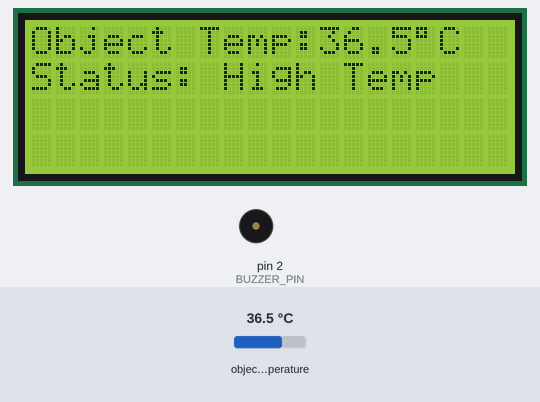
Recording of a sketch running on a simulated Arduino Uno, built with avr-gcc and run on an emulated ATmega328P. On the bench: 20×4 character LCD, buzzer (waves = sounding, pin HIGH). The test bench sets the inputs (shaded band); at power-on: object temperature 36.5 °C. What the sketch prints to the serial monitor is not drawn.

Above: at 3.2 s.
3.3 s: object temperature set to 30.3 °C
At 5.2 s:
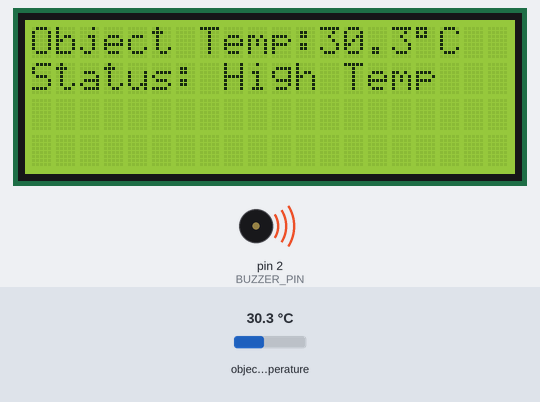
7.2 s: object temperature set to 29.6 °C
At 8.9 s:
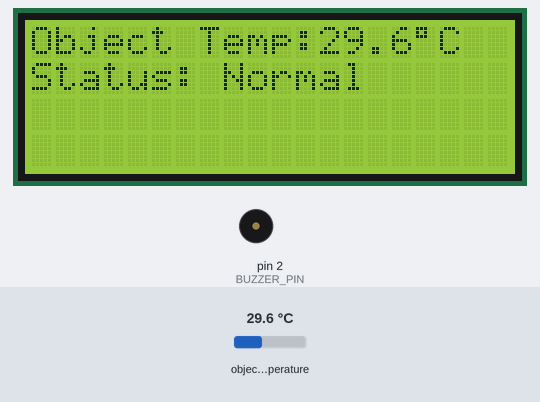
11.1 s: object temperature set to 32 °C
At 14.1 s:
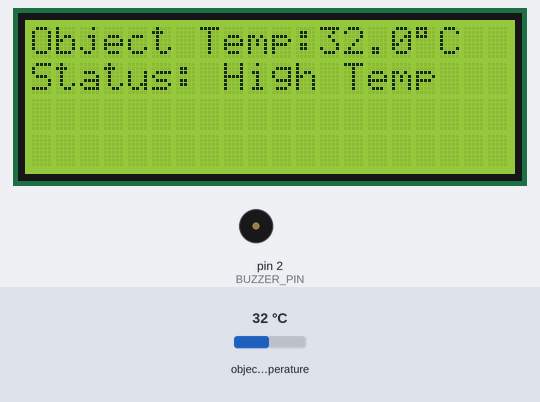
Timing chart, 0 to 20.7 s (numbered marks = the images above; inputs shaded):
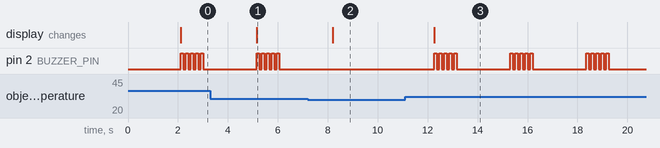

The sketch:

ARDUINO_INFRARED_TEMPERATURE_SENSOR.ino
```cpp
#include <Wire.h>
#include <Adafruit_MLX90614.h>
#include <LiquidCrystal_I2C.h>

Adafruit_MLX90614 mlx = Adafruit_MLX90614();
LiquidCrystal_I2C lcd(0x27, 20, 4);  // 20x4 LCD

#define BUZZER_PIN 2  // Buzzer on pin 2

void setup() {
  Serial.begin(9600);
  Wire.begin();

  if (!mlx.begin()) {
    Serial.println("MLX90614 not detected!");
    while (1);
  }

  lcd.init();           // ✅ UNO R4 compatible
  lcd.backlight();
  lcd.clear();

  pinMode(BUZZER_PIN, OUTPUT);
  digitalWrite(BUZZER_PIN, LOW); // Make sure it's off initially

  lcd.setCursor(0, 0);
  lcd.print("MLX90614 Ready");
  delay(2000);
}

void loop() {
  float objectTemp = mlx.readObjectTempC();

  Serial.print("Object Temp: ");
  Serial.print(objectTemp);
  Serial.println(" °C");

  lcd.clear();
  lcd.setCursor(0, 0);
  lcd.print("Object Temp:");
  lcd.print(objectTemp, 1);
  lcd.print((char)223); // degree symbol
  lcd.print("C");

  lcd.setCursor(0, 1
  );
  if (objectTemp > 30.0) {
    lcd.print("Status: High Temp");

    // Fast buzzer beep
    for (int i = 0; i < 5; i++) {
      digitalWrite(BUZZER_PIN, HIGH);
      delay(100);  // 100ms on
      digitalWrite(BUZZER_PIN, LOW);
      delay(100);  // 100ms off
    }

  } else {
    lcd.print("Status: Normal");
    digitalWrite(BUZZER_PIN, LOW);  // Make sure buzzer is off
  }

  delay(2000);
}
```

Measured:
- the behaviour switches between 30 and 29.9 °C on object temperature (found by bisection; images 1 and 2)
- after the input at 3.3 s, the display: changes after 1.9 s (image 1)
- after the input at 7.2 s, pin 2 (BUZZER_PIN): stops changing and stays LOW; the display: changes after 0.99 s (image 2)
- after the input at 11.1 s, pin 2 (BUZZER_PIN): LOW → HIGH after 1.2 s, then repeats every 3.0 s: 4 × (LOW 0.10 s, HIGH 0.10 s), LOW 2.1 s, HIGH 0.10 s; the display: changes after 1.2 s (image 3)
